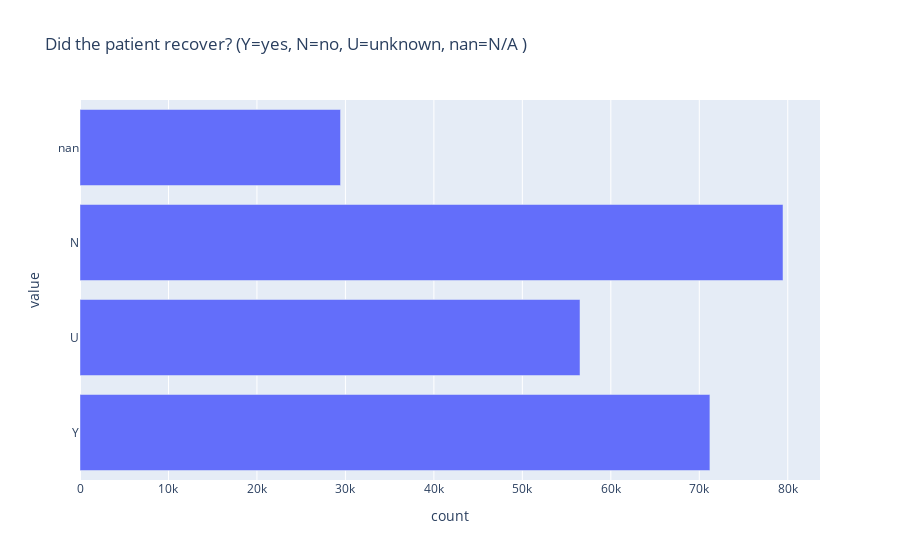

Write notebook code for a chart like this one.
### Markdown cell above
### RECOVD column

### Code cell
print('did the patient recover?')
temp = break_down_columns(df,'RECOVD')

print('\n' + '-'*25 + '\n')

# temp.plot.bar(title='RECOVD',x='value',y='count',rot=0,figsize=(5,5),width=0.25,fontsize=18)
# temp = temp.set_index('value')
# temp.plot.pie(title='RECOVD',y='percent',figsize=(5, 5),autopct='%.2f',fontsize=18)

fig = px.bar(
    temp, 
    x='count', 
    y='value',
    title="Did the patient recover? (Y=yes, N=no, U=unknown, nan=N/A )"
    )
fig.show()

### Figure 1 — Plotly figure (JSON) as saved in the notebook; plotly's stock layout.template omitted (floating-point values rounded to 4 significant figures)
{"data": [{"alignmentgroup": "True", "hovertemplate": "count=%{x}<br>value=%{y}<extra></extra>", "legendgroup": "", "marker": {"color": "#636efa", "pattern": {"shape": ""}}, "name": "", "offsetgroup": "", "orientation": "h", "showlegend": false, "textposition": "auto", "type": "bar", "x": [71201, 56518, 79462, 29450], "xaxis": "x", "y": ["Y", "U", "N", "nan"], "yaxis": "y"}], "layout": {"autosize": true, "barmode": "relative", "legend": {"tracegroupgap": 0}, "title": {"text": "Did the patient recover? (Y=yes, N=no, U=unknown, nan=N/A )"}, "xaxis": {"anchor": "y", "autorange": true, "domain": [0, 1], "range": [0, 83640.0], "title": {"text": "count"}, "type": "linear"}, "yaxis": {"anchor": "x", "autorange": true, "domain": [0, 1], "range": [-0.5, 3.5], "title": {"text": "value"}, "type": "category"}}}
